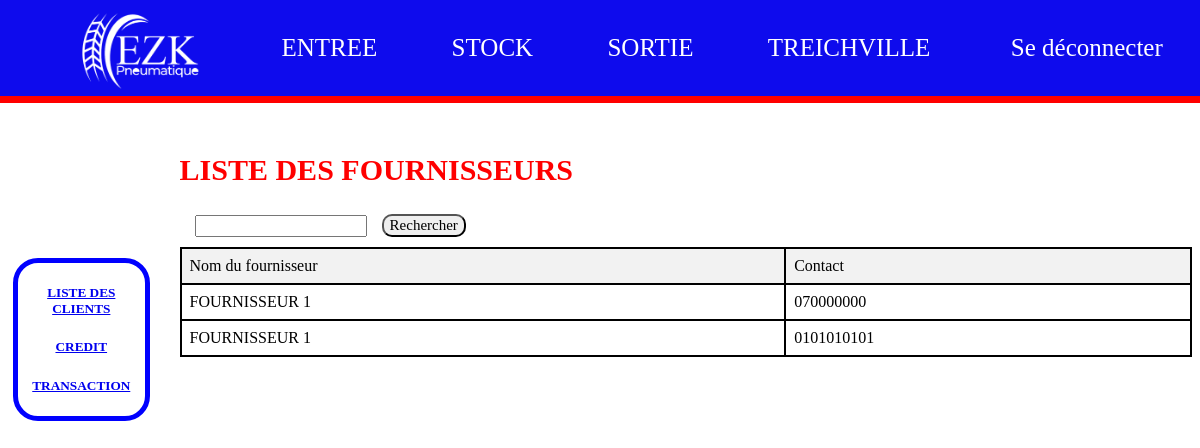
The page /listfournisseur (signed in) on the database its author committed.
### myapp/models.py (models this page shows, shortened)
class Fournisseur(models.Model):
    idFournisseur = models.AutoField(primary_key=True)
    Nom = models.CharField(max_length=45)
    Contact = models.CharField(max_length=45)
    class Meta:
        db_table = 'Fournisseur'
        verbose_name = 'Fournisseur'
        verbose_name_plural = 'Fournisseurs'

### myapp/views.py (the view)
# urls.py: path("listfournisseur", views.list_fournisseur, name="list_fournisseur"),
def list_fournisseur(request):
    try:
        admin = Administrateur.objects.get(idAdministrateur = request.session["user_connect"])
    except:
        return redirect("myapp:PageConnexion")
    if admin is not None:
        if request.method == "POST":
            search_bar = request.POST.get("search")
            if search_bar:
                resultat = Fournisseur.objects.filter(
                    Nom__icontains=search_bar) | Fournisseur.objects.filter(
                    Nom__startswith=search_bar) | Fournisseur.objects.filter(
                    Contact__startswith=search_bar) | Fournisseur.objects.filter(Statut__icontains=search_bar)
                context = {
                    "fournisseurs": resultat
                }
                return render(request, "listfournisseur.html", context)
        else:
            list_fourniss = Fournisseur.objects.all().order_by("-idFournisseur")
            context = {
                "fournisseurs": list_fourniss
            }
            return render(request, "listfournisseur.html", context)

### myapp/templates/listfournisseur.html (shortened to what this page needs)
{% load static %}
<!DOCTYPE html>
<html lang="en">
  <head>
    <link rel="stylesheet" href="{% static 'CSS/style.css' %}" />
  </head>
  <body>
    {% include 'header.html'%}
    <main>
      <section>
        {% include 'sidebar.html'%}
        <div class="right">
            <div class="search">
              <div><h1 style="color:red;">LISTE DES FOURNISSEURS</h1></div>
              <form action="{% url 'myapp:list_fournisseur' %}" method="post">
                <input type="search" name="search" required>
                &nbsp;&nbsp;<input type="submit" value="Rechercher" style="border-radius: 10px;">
            </form>
            </div>
          <div class="resultat">
            <div class="all">
              <table>
                <thead>
                  <tr>
                    <td>Nom du fournisseur</td>
                    <td>Contact</td>
                  </tr>
                </thead>
                <tbody>
                {% if fournisseurs %}
                  {% for fournisseur in fournisseurs %}
                    <tr>
                      <td>{{fournisseur.Nom}}</td>
                      <td>{{fournisseur.Contact}}</td>
                    </tr>
                  {% endfor %}
                {% else %}
                  <h2>AUCUN FOURNISSEUR !</h2>
                {% endif %}
                </tbody>
              </table>
            </div>
          </div>
        </div>
      </section>
    </main>
  </body>
</html>

### myapp/static/CSS/style.css (style rules this page uses)
* { font-family: "Times News Roman"; }
main { padding-top: 120px; }
main section { display: flex; }
main section .right { flex: 8; margin-left: 15px; }
main section .right .search { margin-bottom: 10px; font-size: 20px; }
main section .right .search select, main section .right .search input[type="submit"], main section .right .search input[type="text"] { font-size: 15px; }
main section .right .resultat { display: flex; }
main section .right .resultat .all { flex: 8; }
main section .right .resultat .all table { border-collapse: collapse; width: 100%; border: 2px solid black; }
main section .right .resultat .all table, main section .right .resultat .all table td { border: 2px solid black; }
main section .right .resultat .all table thead { border: 2px solid black; background-color: #f2f2f2; }
main section .right .resultat .all table td { padding: 8px; }

### rows shown on the page
Fournisseur: Nom "FOURNISSEUR 1", Contact "070000000"
Fournisseur: Nom "FOURNISSEUR 1", Contact "0101010101"
